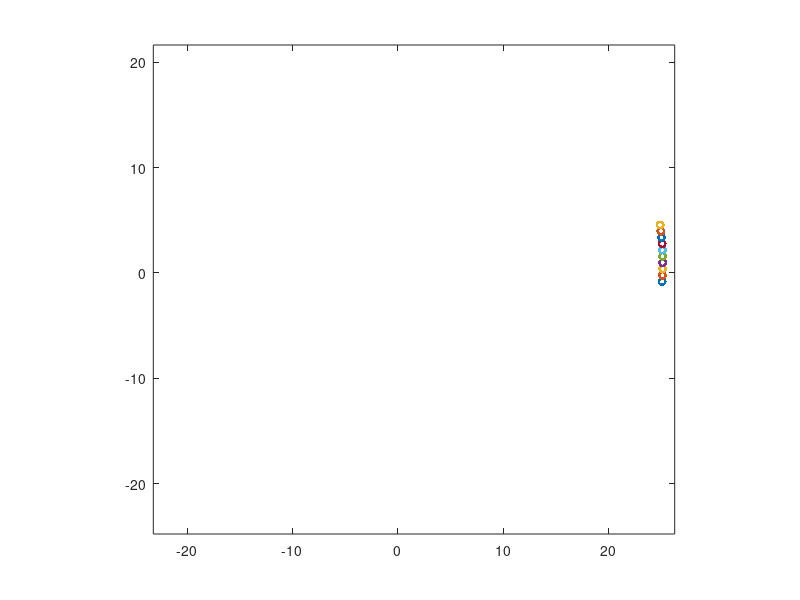

Here is the MATLAB script that generated this plot:
clear;

n = 10;
r = 0.3;
path = 0:0.05:8*pi;

pls = [plot(0, 0)];
hold on;
axis equal;

for i = 2:n
  pls = [pls, plot(0, 0)];
endfor

hold off;

xtraj = @(t) t.*cos(t);
ytraj = @(t) t.*sin(t);

xs = xtraj(path);
ys = ytraj(path);

set(gca, 'xlim', [min(xs) - 4*r, max(xs) + 4*r], 'ylim', [min(ys) - 4*r, max(ys) + 4*r]);

circ = 0:0.1:2*pi;
xcirc = r * cos(circ);
ycirc = r * sin(circ);

t0 = 0;
d = 1e-3;
step = @(t0, t) (xtraj(t0 + t) - xtraj(t0))^2 + (ytraj(t0 + t) - ytraj(t0))^2 - 4*r^2;

for i = path
  t0 = i;
  for j = 1:n
    set(pls(j), 'XData', xtraj(t0) + xcirc, 'YData', ytraj(t0) + ycirc);
    t0 = t0 + fzero(@(t) step(t0, t), r);
  endfor
  drawnow;
endfor

